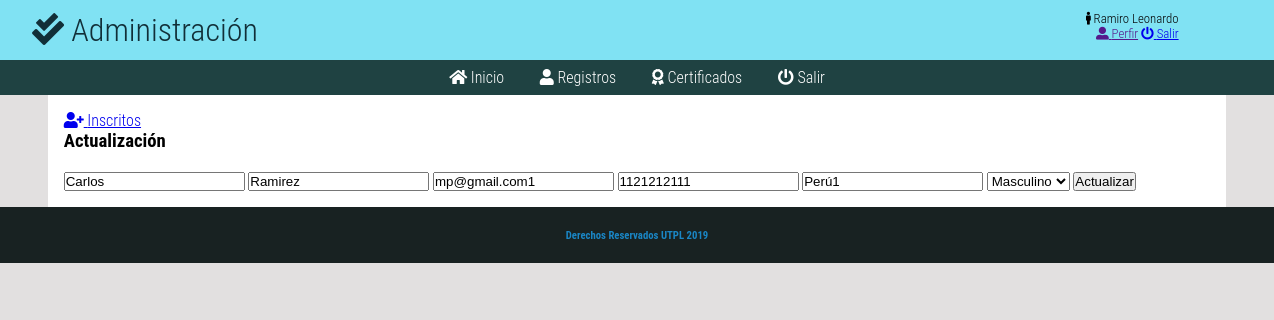
Screenshot of /admin/adm_registros/actualizar.php?id=11 (signed in) with the database file from the repository.
### tables this page shows
CREATE TABLE `inscritos` (
  `id` int(11) NOT NULL,
  `nombres` varchar(100) NOT NULL,
  `apellidos` varchar(100) NOT NULL,
  `correo` varchar(100) NOT NULL,
  `dni` varchar(11) NOT NULL,
  `pais` varchar(100) NOT NULL,
  `sexo` int(2) NOT NULL
);

### admin/security/security.php (called while the page is built, shortened)
<?php
	if(@$_SESSION['autentificado'] && $_SESSION['username'] && $_SESSION['roll']){
		include ($_SESSION['local_path']."/dll/class_mysqli.php");
		$miconexion = new clase_mysqli;
	}else{
		echo "<script>location.href='../'</script>";
	}
?>

### dll/class_mysqli.php (called while the page is built, shortened)
<?php
class clase_mysqli{
	var $BaseDatos;
	var $Servidor;
	var $Usuario;
	var $Clave;
	var $Conexion_ID=0;
	var $Consulta_ID=0;
	function clase_mysqli($host="", $user="", $pass="", $db=""){
		$this->BaseDatos=$db;
		$this->Servidor=$host;
		$this->Usuario=$user;
		$this->Clave=$pass;
	}
	function conectar($host, $user, $pass, $db){
		if($db != "")$this->BaseDatos=$db;
		if($host != "")$this->Servidor=$host;
		if($user != "")$this->Usuario=$user;
		$this->Conexion_ID=new mysqli($this->Servidor, $this->Usuario, $this->Clave, $this->BaseDatos);
		return$this->Conexion_ID;
	}
	function consulta($sql=""){
		$this->Consulta_ID=mysqli_query($this->Conexion_ID,$sql);
		return $this->Consulta_ID;
	}
	function numcampos(){
		return mysqli_num_fields($this->Consulta_ID);
	}
	function consulta_lista(){
		while ($row = mysqli_fetch_array($this->Consulta_ID)) {
			for ($i=0; $i < $this->numcampos(); $i++) {
				$row[$i];
			}
			return $row;
		}
	}
}
?>

### admin/adm_registros/actualizar.php (the view, shortened to what this page needs)
<?php
	extract($_GET);
	include('../adm_header.php');
	$miconexion->consulta("select * from inscritos where id=$id");
	$lista_u=$miconexion->consulta_lista();
	$listGener[1]="Masculino";
	$listGener[2]="Femenino";
?>
<main>
	<section class="modulo-servicios">
		<nav class="nav_modulo">
			<a href="nuevo.php"><i class="fas fa-user-plus"></i> Inscritos</a>
		</nav>
	</section>
	<section class="area_trabajo">
		<h3>Actualización</h3><br>
		<form method="post" action="update.php">
			<input type="text" name="nombres" value="<?php echo $lista_u[1];?>">
			<input type="text" name="apellidos" value="<?php echo $lista_u[2];?>">
			<input type="text" name="correo" value="<?php echo $lista_u[3];?>">
			<input type="text" name="dni" value="<?php echo $lista_u[4];?>">
			<input type="text" name="pais" value="<?php echo $lista_u[5];?>">
			<select name="sexo">
				<option value="<?php echo $lista_u[6];?>"><?php echo $listGener[$lista_u[6]];?></option>
			</select>
			<button type="submit" class="btn-submit">Actualizar</button>
		</form>
	</section>
</main>
<?php
	include('../adm_footer.php');
?>

### admin/css/style.css (style rules this page uses)
* { padding: 0; margin: 0; }
body { font-family: 'Roboto Condensed', sans-serif; font-weight: 300; background-color: #e2e0e0; }
section.contenedor, main { width: 90%; margin: 0 auto; background-color: white; padding: 1em 1em; }

### rows the page displays
inscritos: nombres "Carlos", apellidos "Ramirez", correo "mp@gmail.com1", dni "1121212111", pais "Perú1", sexo "Masculino"

### other values shown
utf8_encode($_SESSION['username']) "Ramiro Leonardo"
